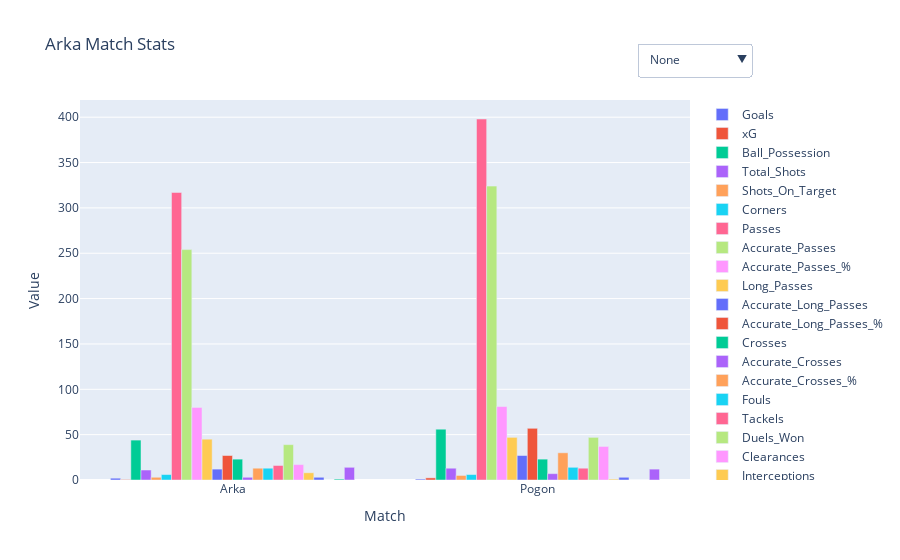

Notebook cell for this chart:
### Code cell
fig = go.Figure()

# List of metrics to plot
metrics = ['Goals', 'xG', 'Ball_Possession', 'Total_Shots', 'Shots_On_Target',
       'Corners', 'Passes', 'Accurate_Passes', 'Accurate_Passes_%',
       'Long_Passes', 'Accurate_Long_Passes', 'Accurate_Long_Passes_%',
       'Crosses', 'Accurate_Crosses', 'Accurate_Crosses_%', 'Fouls', 'Tackels',
       'Duels_Won', 'Clearances', 'Interceptions', 'Yellow_Cards', 'Red_Cards',
       'Offsides', 'Free_Kicks']

# Add traces for each metric
for metric in metrics:
    fig.add_trace(go.Bar(x=data.index, y=data[metric], name=metric))


# Define visibility matrix
n = len(metrics)
visibility_matrix = {
    "None": [False] * n,
    "Goals and xG": [metric in ['Goals', 'xG'] for metric in metrics],
    "Possesion": [metric in ['Ball_Possession'] for metric in metrics],
    "Passes": [metric in ['Passes', 'Accurate_Passes', 'Accurate_Passes_%'] for metric in metrics],
    "Long Passes": [metric in ['Long_Passes', 'Accurate_Long_Passes', 'Accurate_Long_Passes_%',
       'Crosses', 'Accurate_Crosses', 'Accurate_Crosses_%'] for metric in metrics],
    "Attack": [metric in ['Shots', 'Shots_On_Target', 'Offsides'] for metric in metrics],
    "Defense": [metric in ['Fouls', 'Tackels',
       'Duels_Won', 'Clearances', 'Interceptions', 'Yellow_Cards', 'Red_Cards'] for metric in metrics],
    "Cards": [metric in ['Yellow_Cards', 'Red_Cards'] for metric in metrics],
    "Set Piece": [metric in ['Corners', 'Free_Kicks'] for metric in metrics],
    "All": [True] * n
}

# Create buttons
buttons = [
    dict(label=label,
         method="update",
         args=[{"visible": visibility},
               {"title": f"Arka Match Stats: {label}"}])
    for label, visibility in visibility_matrix.items()
]

# Add dropdown to figure
fig.update_layout(
    updatemenus=[
        dict(
            active=0,
            buttons=buttons,
            x=1.1,
            y=1.15
        ),
    ],
    title="Arka Match Stats",
    xaxis_title="Match",
    yaxis_title="Value",
    barmode='group'
)
fig.show()
fig.write_html("ARKA_VS_POGON.html")

### Figure 1 — Plotly figure (JSON) as saved in the notebook; plotly's stock layout.template omitted (floating-point values rounded to 4 significant figures)
{"data": [{"name": "Goals", "type": "bar", "x": ["Arka", "Pogon"], "y": [2, 1]}, {"name": "xG", "type": "bar", "x": ["Arka", "Pogon"], "y": [0.53, 2.36]}, {"name": "Ball_Possession", "type": "bar", "x": ["Arka", "Pogon"], "y": [44, 56]}, {"name": "Total_Shots", "type": "bar", "x": ["Arka", "Pogon"], "y": [11, 13]}, {"name": "Shots_On_Target", "type": "bar", "x": ["Arka", "Pogon"], "y": [3, 5]}, {"name": "Corners", "type": "bar", "x": ["Arka", "Pogon"], "y": [6, 6]}, {"name": "Passes", "type": "bar", "x": ["Arka", "Pogon"], "y": [317, 398]}, {"name": "Accurate_Passes", "type": "bar", "x": ["Arka", "Pogon"], "y": [254, 324]}, {"name": "Accurate_Passes_%", "type": "bar", "x": ["Arka", "Pogon"], "y": [80, 81]}, {"name": "Long_Passes", "type": "bar", "x": ["Arka", "Pogon"], "y": [45, 47]}, {"name": "Accurate_Long_Passes", "type": "bar", "x": ["Arka", "Pogon"], "y": [12, 27]}, {"name": "Accurate_Long_Passes_%", "type": "bar", "x": ["Arka", "Pogon"], "y": [27, 57]}, {"name": "Crosses", "type": "bar", "x": ["Arka", "Pogon"], "y": [23, 23]}, {"name": "Accurate_Crosses", "type": "bar", "x": ["Arka", "Pogon"], "y": [3, 7]}, {"name": "Accurate_Crosses_%", "type": "bar", "x": ["Arka", "Pogon"], "y": [13, 30]}, {"name": "Fouls", "type": "bar", "x": ["Arka", "Pogon"], "y": [13, 14]}, {"name": "Tackels", "type": "bar", "x": ["Arka", "Pogon"], "y": [16, 13]}, {"name": "Duels_Won", "type": "bar", "x": ["Arka", "Pogon"], "y": [39, 47]}, {"name": "Clearances", "type": "bar", "x": ["Arka", "Pogon"], "y": [17, 37]}, {"name": "Interceptions", "type": "bar", "x": ["Arka", "Pogon"], "y": [8, 1]}, {"name": "Yellow_Cards", "type": "bar", "x": ["Arka", "Pogon"], "y": [3, 3]}, {"name": "Red_Cards", "type": "bar", "x": ["Arka", "Pogon"], "y": [0, 0]}, {"name": "Offsides", "type": "bar", "x": ["Arka", "Pogon"], "y": [1, 0]}, {"name": "Free_Kicks", "type": "bar", "x": ["Arka", "Pogon"], "y": [14, 12]}], "layout": {"barmode": "group", "title": {"text": "Arka Match Stats"}, "updatemenus": [{"active": 0, "buttons": [{"args": [{"visible": [false, false, false, false, false, false, false, false, false, false, false, false, false, false, false, false, false, false, false, false, false, false, false, false]}, {"title": "Arka Match Stats: None"}], "label": "None", "method": "update"}, {"args": [{"visible": [true, true, false, false, false, false, false, false, false, false, false, false, false, false, false, false, false, false, false, false, false, false, false, false]}, {"title": "Arka Match Stats: Goals and xG"}], "label": "Goals and xG", "method": "update"}, {"args": [{"visible": [false, false, true, false, false, false, false, false, false, false, false, false, false, false, false, false, false, false, false, false, false, false, false, false]}, {"title": "Arka Match Stats: Possesion"}], "label": "Possesion", "method": "update"}, {"args": [{"visible": [false, false, false, false, false, false, true, true, true, false, false, false, false, false, false, false, false, false, false, false, false, false, false, false]}, {"title": "Arka Match Stats: Passes"}], "label": "Passes", "method": "update"}, {"args": [{"visible": [false, false, false, false, false, false, false, false, false, true, true, true, true, true, true, false, false, false, false, false, false, false, false, false]}, {"title": "Arka Match Stats: Long Passes"}], "label": "Long Passes", "method": "update"}, {"args": [{"visible": [false, false, false, false, true, false, false, false, false, false, false, false, false, false, false, false, false, false, false, false, false, false, true, false]}, {"title": "Arka Match Stats: Attack"}], "label": "Attack", "method": "update"}, {"args": [{"visible": [false, false, false, false, false, false, false, false, false, false, false, false, false, false, false, true, true, true, true, true, true, true, false, false]}, {"title": "Arka Match Stats: Defense"}], "label": "Defense", "method": "update"}, {"args": [{"visible": [false, false, false, false, false, false, false, false, false, false, false, false, false, false, false, false, false, false, false, false, true, true, false, false]}, {"title": "Arka Match Stats: Cards"}], "label": "Cards", "method": "update"}, {"args": [{"visible": [false, false, false, false, false, true, false, false, false, false, false, false, false, false, false, false, false, false, false, false, false, false, false, true]}, {"title": "Arka Match Stats: Set Piece"}], "label": "Set Piece", "method": "update"}, {"args": [{"visible": [true, true, true, true, true, true, true, true, true, true, true, true, true, true, true, true, true, true, true, true, true, true, true, true]}, {"title": "Arka Match Stats: All"}], "label": "All", "method": "update"}], "x": 1.1, "y": 1.15}], "xaxis": {"title": {"text": "Match"}}, "yaxis": {"title": {"text": "Value"}}}}
